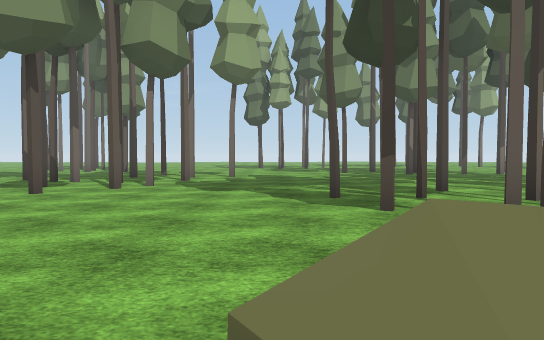
[1] (above)

24 first-person views from a walk through a Unity game level. The camera is 1.3 m above the floor, tilts 2° down and sees 70° across. The floor is counted in squares, 2 m on a side. Each view is taken from the middle of a square. On the plan, view 1 faces up. The plan holds only what a view shows up to about 11 squares ahead; the rest is blank. The place goes on beyond the plan. Some animated figures are left out. Some surface patterns are stand-ins.

[2]
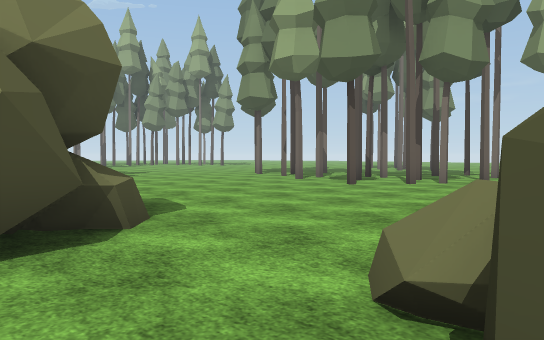

[3]
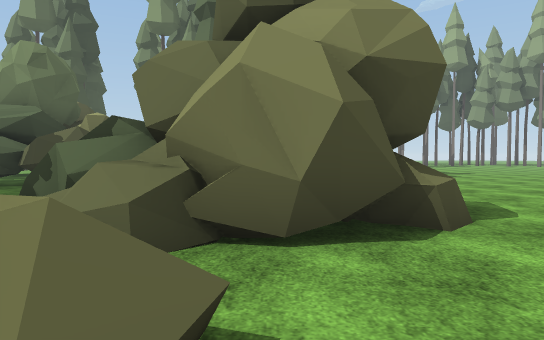

[4]
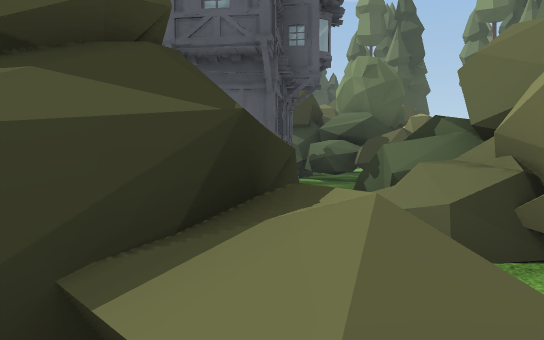

[5]
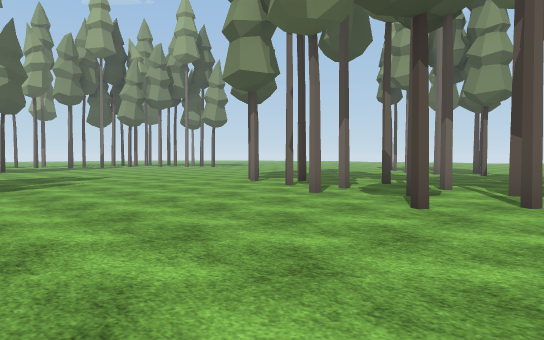

[6]
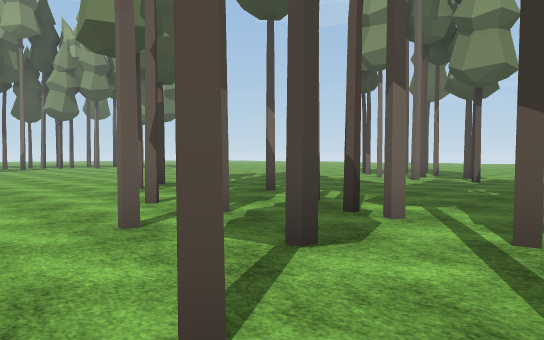

[7]
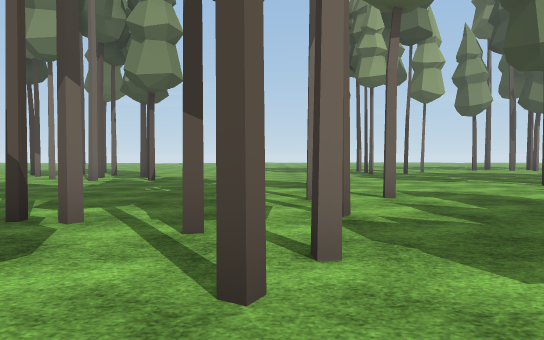

[8]
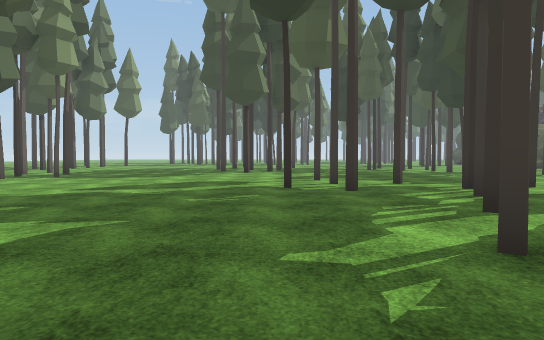

[9]
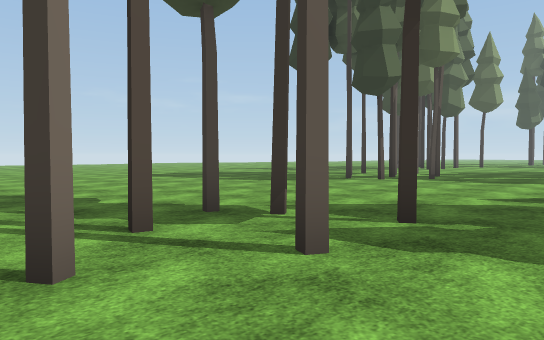

[10]
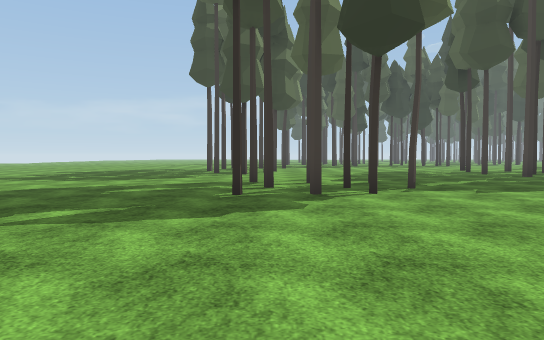

[11]
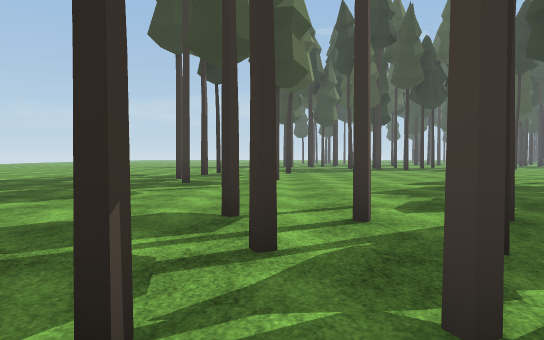

[12]
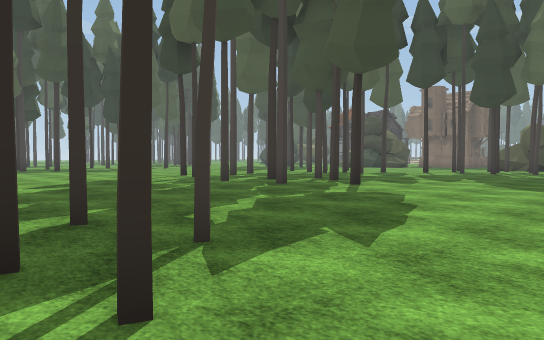

[13]
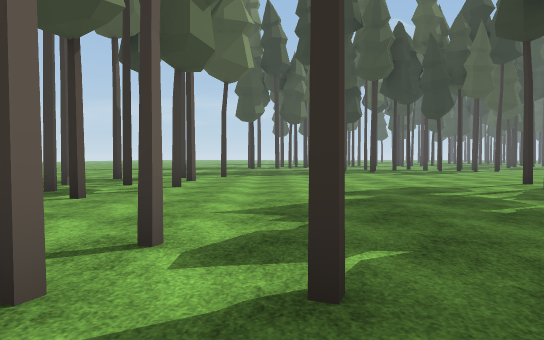

[14]
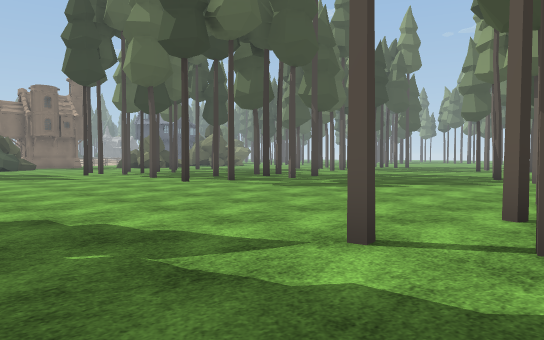

[15]
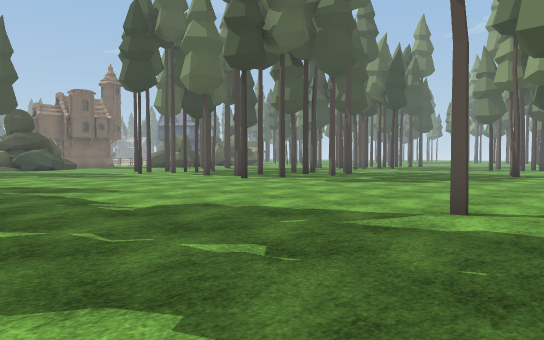

[16]
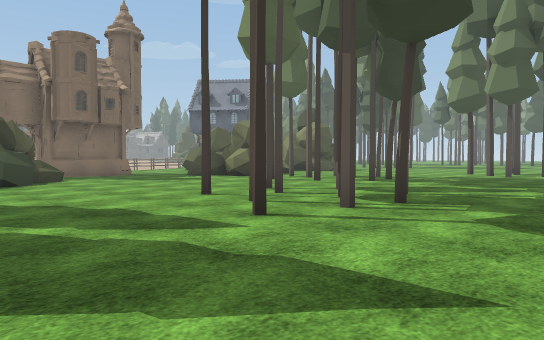

[17]
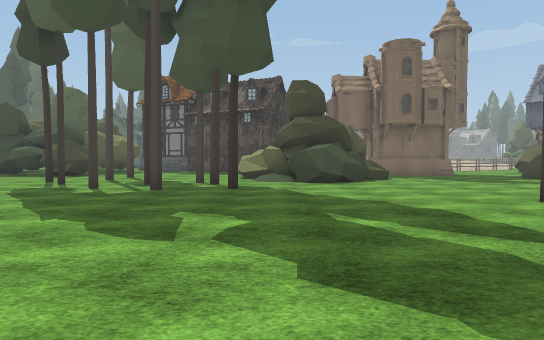

[18]
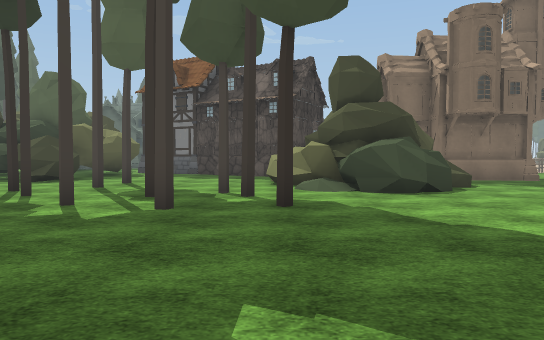

[19]
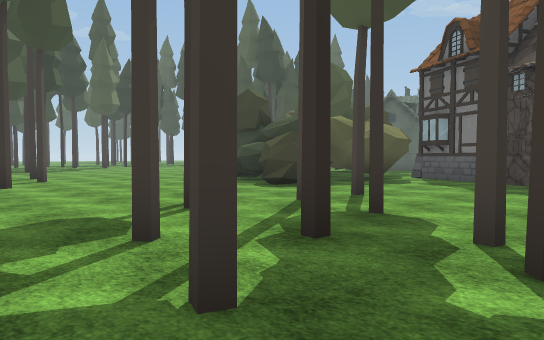

[20]
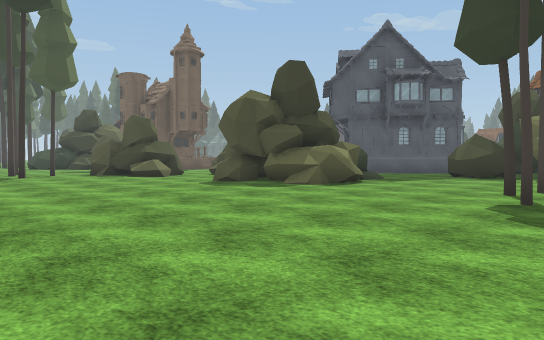

[21]
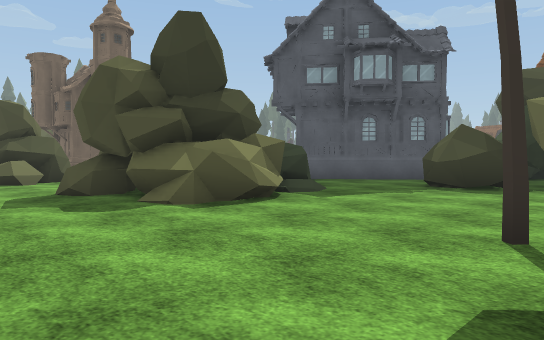

[22]
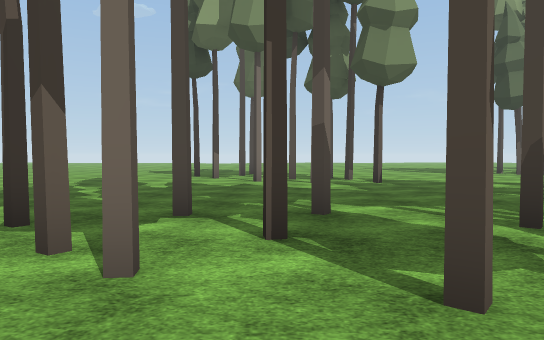

[23]
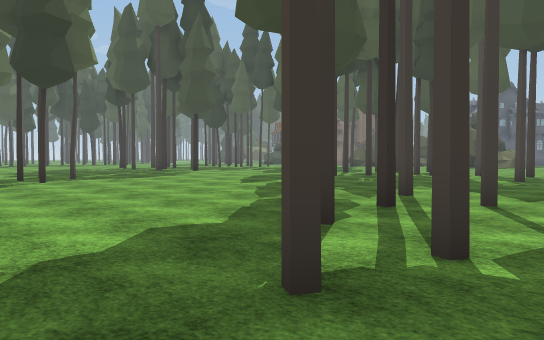

[24]
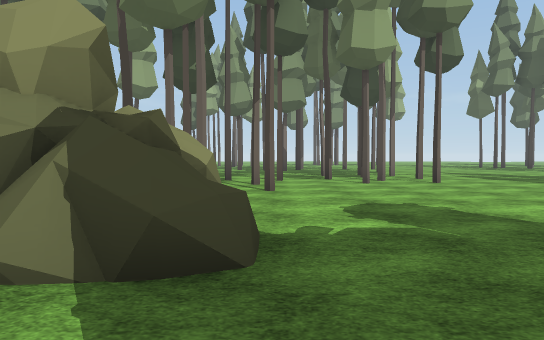

### Floor plan
Key: @ floor where view 1 was taken; # wall or solid block; . main floor; : floor 0.25 m higher than the main floor; / step, stairs or slope; = window, fence, low wall or low ledge; ^ raised ledge; T pine tree; H house.
Columns run from 11 left of view 1 to 24 right of it. Each row starts with its distance up from view 1.
 23 .................#.#.::::...
 22 .#..........T..... #::::....
 21 ............#TT...::::#:....
 20  #...........T...:....:.....
 19  ................:.........
 18 ...##............:........
 17 ...#.#..........:::.......
 16 ................:::.......
 15 ...............##:#:......
 14 ...............##:::#.....
 13 ...............#:   ......
 12 .......T..T....:    ......
 11 .T.............:..........
 10 ..T...T..T.....:..........
  9 .T.TT..T..........TTT.....
  8 ......T.T..........T.......
  7 .......T.....TTT.#T.........
  6 ............T#...T.T........
  5 .............................
  4 ............T.TT...........#....
  3  ............  ...........#.......#.
  2  ...........  #......=#..#.........#
  1 T#......=..=^##......^^/..#.#.......
  0  TT...####.@##^^....^###/...........
 -1  ....=####...##.....#   ^...#.....
 -2   ....^ #^.^^ ...HHH    ......###
 -3   ....^ #=###  .          ....#
 -4   .....^                  ...##
 -5   ###...H                 ##.#
 -6    ##..##H                 ###
 -7    ##H##
 -8    ##HH
 -9    #

Where each view was taken, in squares from view 1:
view 1: 0 up, 0 right, facing up
view 2: 1 down, 1 right, facing up-left
view 3: 1 down, 1 right, facing left
view 4: 1 down, 1 right, facing down-left
view 5: 2 up, 2 left, facing up-left
view 6: 6 up, 3 left, facing up-left
view 7: 6 up, 3 left, facing up
view 8: 13 up, 11 left, facing right
view 9: 15 up, 10 left, facing up-right
view 10: 22 up, 7 left, facing right
view 11: 22 up, 2 left, facing right
view 12: 21 up, 2 left, facing down-right
view 13: 20 up, 0 right, facing right
view 14: 23 up, 14 right, facing down-left
view 15: 23 up, 16 right, facing down-left
view 16: 12 up, 12 right, facing down-left
view 17: 12 up, 12 right, facing down
view 18: 9 up, 13 right, facing down
view 19: 5 up, 13 right, facing down-right
view 20: 7 up, 11 left, facing down-right
view 21: 3 up, 10 left, facing down-right
view 22: 7 up, 9 left, facing up
view 23: 23 up, 11 left, facing down-right
view 24: 3 down, 4 right, facing up
